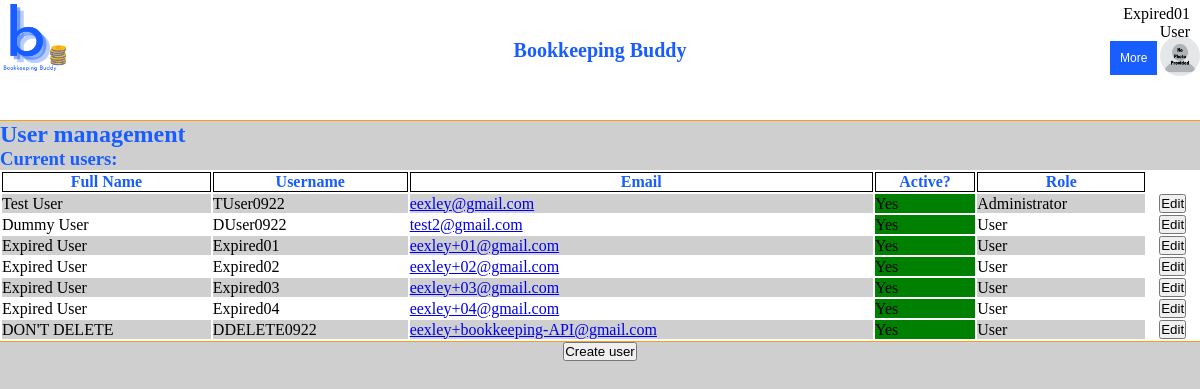
The page /auth/manage_users (signed in) on the database as committed earlier.
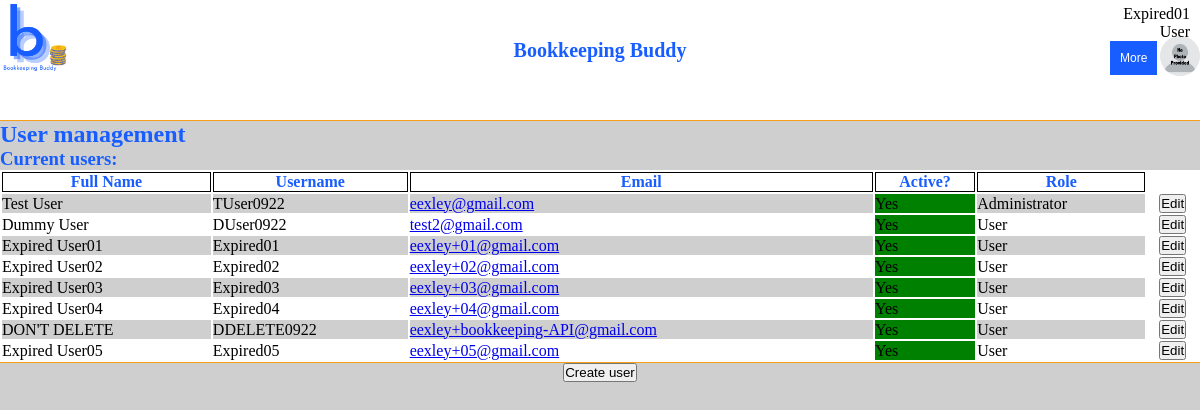
The same page on the database as committed later.
### tables this page shows
CREATE TABLE users (
  username TEXT PRIMARY KEY UNIQUE,
  email_address TEXT NOT NULL,
  first_name TEXT NOT NULL,
  last_name TEXT NOT NULL,
  active INTEGER NOT NULL,
  role INTEGER NOT NULL,
  picture BLOB,
  password TEXT NOT NULL,
  address TEXT NOT NULL,
  DOB TEXT NOT NULL,
  old_passwords TEXT NOT NULL,
  password_refresh_date TEXT NOT NULL,
  incorrect_login_attempts INTEGER NOT NULL,
  suspend_start_date TEXT,
  suspend_end_date TEXT,
  creation_date TEXT NOT NULL,
  first_pet TEXT NOT NULL,
  city_born TEXT NOT NULL,
  year_graduated_hs INTEGER NOT NULL
);

### appl_domain/auth.py (the view)
@bp.route('/manage_users', methods=('GET', 'POST'))
@login_required
def manage_users():
    user_list = None
    if request.method == 'GET':
        db = get_db()
        user_list = db.execute(
            "SELECT * FROM users"
        ).fetchall()
    return render_template('auth/manage_users.html', users=user_list)

### appl_domain/auth.py (called while the page is built)
def login_required(view):
    @functools.wraps(view)
    def wrapped_view(**kwargs):
        if g.user is None:
            return redirect(url_for('auth.login'))
        return view(**kwargs)
    return wrapped_view

@bp.before_app_request
def load_logged_in_user():
    username = session.get('username')
    if username is None:
        g.user = None
    else:
        g.user = get_db().execute(
            "SELECT * FROM users WHERE username = ?", (username,)
        ).fetchone()

### appl_domain/db.py (called while the page is built)
def get_db():
    if 'db' not in g:
        g.db = sqlite3.connect(
            current_app.config['DATABASE'],
            detect_types=sqlite3.PARSE_DECLTYPES
        )
        g.db.row_factory = sqlite3.Row
    return g.db

### appl_domain/templates/auth/manage_users.html (shortened to what this page needs)
{% extends 'base.html' %}
{% block content %}
    <h1 class = "h1-h3">User management</h1>
    <h3 class = "h1-h3">Current users:</h3>
    <table class = "table" style="height:110px; width:100%; border-bottom: 1px solid #F89E19">
        <tr class = "table-header">
            <th style="border:1px solid black">Full Name</th>
            <th style="border:1px solid black">Username</th>
            <th style="border:1px solid black">Email</th>
            <th style="border:1px solid black">Active?</th>
            <th style="border:1px solid black">Role</th>
        </tr>
    {% if users %}
        {% set row = namespace(counter = 0) %}
        {% for user in users %}
            {% set row.counter = row.counter + 1 %}
            {% if user['incorrect_login_attempts'] >= 3 %}
                <tr style="background-color: goldenrod">
            {% elif row.counter % 2 == 1 %}
                <tr style="background-color:#CFCFCF">
            {% else %}
                <tr>
            {% endif %}
                <td>{{user['first_name']}} {{user['last_name']}}</td>
                <td>{{user['username']}}</td>
                <td><a href="mailto:{{user['email_address']}}">{{user['email_address']}}</a></td>
                {% if user['active'] == 1 %}
                    <td style="background-color: green">
                        Yes
                    </td>
                {% else %}
                    <td style="background-color: firebrick">
                        No
                    </td>
                {% endif %}
                {% if user['role'] == 2 %}
                    <td>
                        Administrator
                    </td>
                {% elif user['role'] == 1 %}
                    <td>
                        Manager
                    </td>
                {% else %}
                    <td>
                        User
                    </td>
                {% endif %}
                <td style="background-color: white"><button type="button" style="display: block; margin: auto" onclick="window.location.href='{{ url_for('auth.edit_user', username=user['username'])}}'">Edit</button></td>
            </tr>
        {% endfor %}
    {% else %}
        <tr>
            <td>No users found!</td>
        </tr>
    {% endif %}
    </table>
    <button type="button" style="display: block; margin: auto" onclick="window.location.href='{{ url_for('auth.register')}}'">Create user</button>
{% endblock %}

### appl_domain/templates/base.html (shortened to what this page needs)
<!DOCTYPE html>
<html lang="en" xmlns="http://www.w3.org/1999/html">
<head>
    <link rel="stylesheet" href="{{url_for('static', filename = 'index.css') }}"/>
</head>
    <div id="navbar" style="height:15vh; width:100%; border-bottom: 1px solid #F89E19; background-color: white; position: static " >
        {%  if g.user %}
        <div style = "flex:50%">
                <a href = {{ url_for('mainpage') }} > <img src="{{ url_for('static', filename='logo_cropped.png') }}" style = "width: 70px;height: 75px;"  alt="BookkeepingBuddy logo"></a>
            <p class = "title" style ="text-align: center; color: #185DFF; font-size: 20px; margin-top: -40px"><b>Bookkeeping Buddy</b></p>
            <div class="dropdown" style="float: right; margin-left: -100px; margin-top: -14px">
              <button class="dropbtn" style="margin-left: -90px;margin-top: -14px">More</button>
            </div>
               </div>
           <div id="logged_in_header" style="display: flex; width:100%;">
                <div id="user_pic" style="text-align: right; flex: 50%">
            {% if g.user['picture'] %}
                <span><img  id = "userImage" style="width:40px;height:40px; border-radius: 50%; margin-top: -150px" alt="User's profile picture"/></span>
                    {% else %}
                <span><img src="{{ url_for('static', filename='no_photo.png') }}" style="width:40px;height:40px; border-radius: 50%; margin-top: -150px" alt="Placeholder profile picture"/></span>
                    {% endif %}
                <div id="username" style="text-align: right; padding-right: 10px;margin-top: -75px">{{ g.user['username'] }}</div>
                {% if g.user['role'] == 2 %}
                <div id="account_type" style="text-align: right; padding-right: 10px;" >Administrator</div>
                {% elif g.user['role'] == 1 %}
                <div id="account_type" style="text-align: right; padding-right: 10px;">Manager</div>
                {% else %}
                <div id="account_type" style="text-align: right; padding-right: 10px;">User</div>
                {% endif %}
            </div>
        {% endif %}
    </div>
    </div>
<section class="content">
    {% block content %}{% endblock %}
</section>
</html>

### appl_domain/static/index.css (style rules this page uses)
.h1-h3 { background-color: #CFCFCF; color:#185DFF; }
.table-header { color: #185DFF; }
.table { background-color: white; }

### appl_domain/templates/base.html (style rules this page uses)
* { margin: 0; padding: 0; }
.dropbtn { background-color: #185DFF; color: white; padding: 10px; font-size: 12px; border: none; cursor: pointer; }
.dropdown { position: relative; display: inline-block; }

Rows that differ between the two databases and show on the page:
changed users "Expired01": last_name "User" → "User01"
changed users "Expired02": last_name "User" → "User02"
changed users "Expired03": last_name "User" → "User03"
changed users "Expired04": last_name "User" → "User04"
added users: first_name "Expired", last_name "User05", username "Expired05", email_address "eexley+05@gmail.com", active "Yes", role "User"
